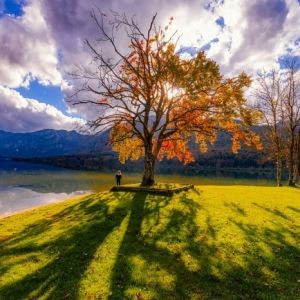
#> input picture image.jpg, 300 x 300 px
$ python new.py
#> lines starting #> are read from the running program, lines starting #| are printed output that depends on the picture
import cv2


#noir et blanc
gray=cv2.imread("image.jpg",0)
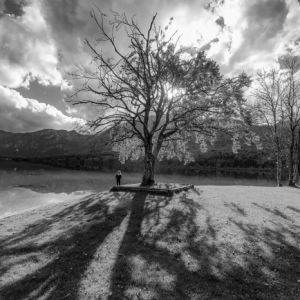
#> gray: shape (300, 300); min 0, max 255, mean 115
cv2.imshow("BW", gray)


#image sature
img=cv2.imread ("image.jpg")
#> img is the input picture: shape (300, 300, 3); mean B, G, R 85.7, 114.9, 126.6
hsv = cv2.cvtColor(img, cv2.COLOR_BGR2HSV)
#> hsv: shape (300, 300, 3); mean H, S, V 62.6, 138.4, 137.3
cv2.namedWindow('hsv', cv2.WINDOW_NORMAL)
cv2.imshow('hsv',hsv)

cv2.waitKey(0)
cv2.destroyAllWindows()

$ run again, with paysage.jpg copied over image.jpg
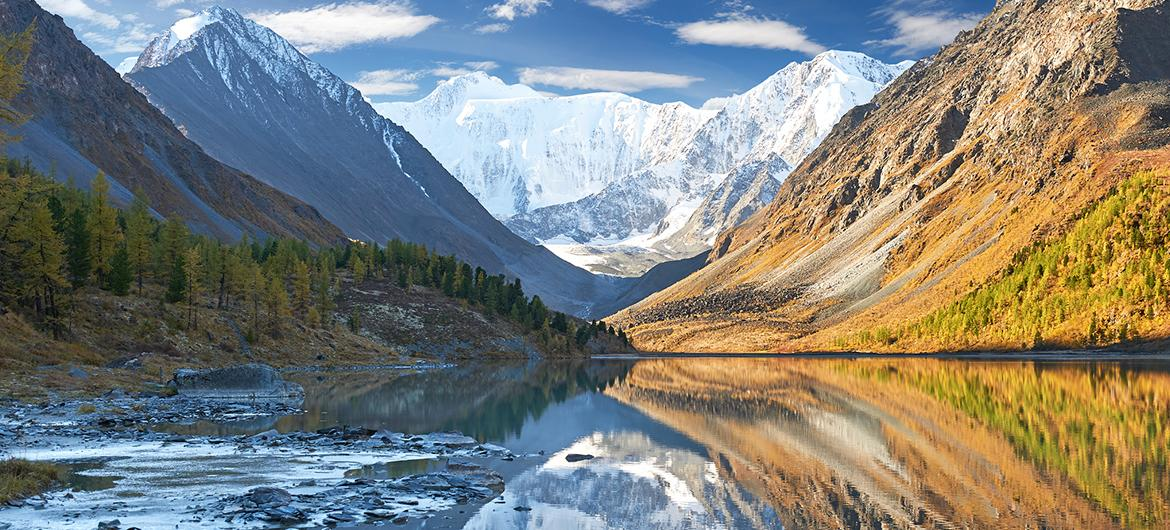
#> input picture paysage.jpg, 1170 x 530 px
#> `gray=cv2.imread("image.jpg",0)`:
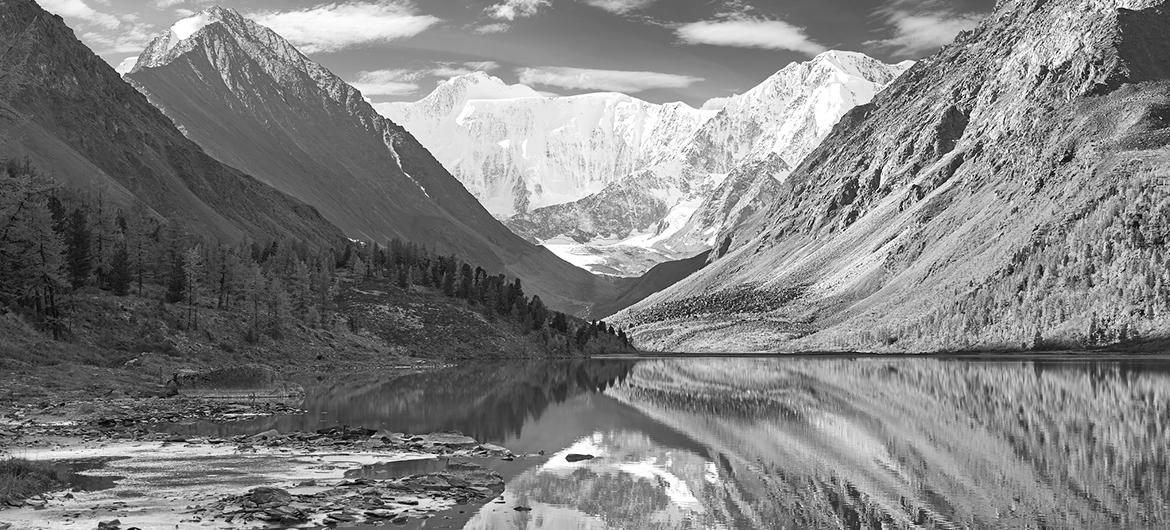
#> gray: shape (530, 1170); min 0, max 255, mean 128.3
#> img is the input picture: shape (530, 1170, 3); mean B, G, R 122.5, 129.4, 128.4
#> hsv: shape (530, 1170, 3); mean H, S, V 66.3, 98.4, 155.3
